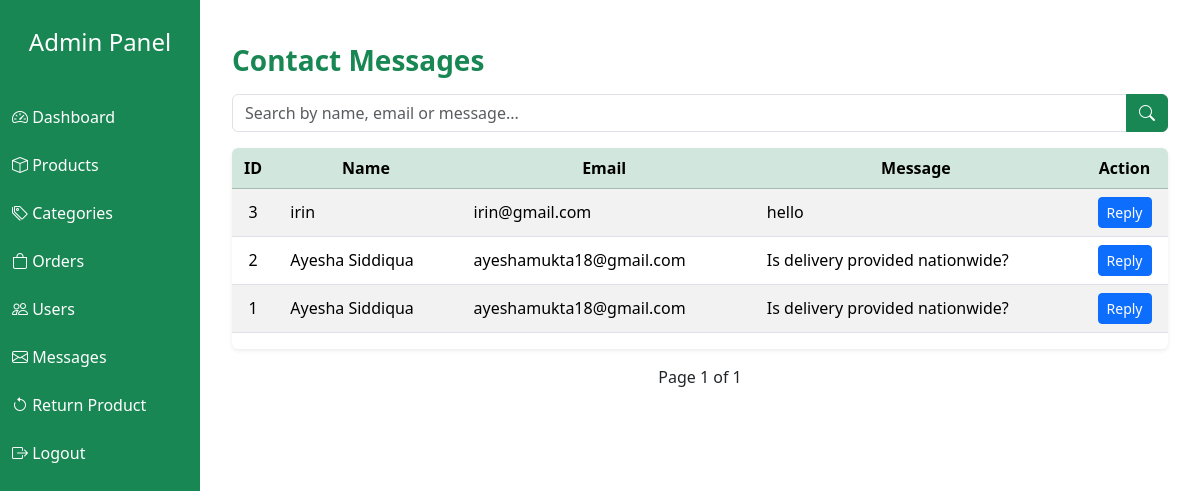
/admin/manage_messages.php, run on the app's committed database.
### tables this page shows
CREATE TABLE `contact_messages` (
  `id` int(11) NOT NULL,
  `name` varchar(255) NOT NULL,
  `email` varchar(255) NOT NULL,
  `message` text NOT NULL,
  `created_at` timestamp NOT NULL DEFAULT current_timestamp()
);

### admin/manage_messages.php (the view, shortened to what this page needs)
<?php
include '../db_connect.php';
include 'includes/header.php';
$limit = 10;
$page = isset($_GET['page']) ? max(1, (int)$_GET['page']) : 1;
$offset = ($page - 1) * $limit;
$search = isset($_GET['search']) ? mysqli_real_escape_string($conn, $_GET['search']) : '';
if($search != ''){
    $total_result = mysqli_query($conn, "SELECT COUNT(*) AS total FROM contact_messages
        WHERE name LIKE '%$search%' OR email LIKE '%$search%' OR message LIKE '%$search%'");
    $total_row = mysqli_fetch_assoc($total_result);
    $total_messages = $total_row['total'];
    $result = mysqli_query($conn, "SELECT * FROM contact_messages
        WHERE name LIKE '%$search%' OR email LIKE '%$search%' OR message LIKE '%$search%'
        ORDER BY id DESC LIMIT $offset, $limit");
} else {
    $total_result = mysqli_query($conn, "SELECT COUNT(*) AS total FROM contact_messages");
    $total_row = mysqli_fetch_assoc($total_result);
    $total_messages = $total_row['total'];
    $result = mysqli_query($conn, "SELECT * FROM contact_messages ORDER BY id DESC LIMIT $offset, $limit");
}
$total_pages = ceil($total_messages / $limit);
?>
<div class="container mt-4">
  <h3 class="text-success fw-bold mb-3">Contact Messages</h3>
  <div class="input-group mb-3">
    <input type="text" id="searchInput" name="search" value="<?= htmlspecialchars($search) ?>" class="form-control" placeholder="Search by name, email or message...">
    <button class="btn btn-success" id="searchBtn" type="button"><i class="bi bi-search"></i></button>
  </div>
  <div class="table-responsive shadow-sm rounded">
    <table class="table table-striped table-hover align-middle text-center">
      <thead class="table-success">
        <tr>
          <th>ID</th>
          <th>Name</th>
          <th>Email</th>
          <th>Message</th>
          <th>Action</th>
        </tr>
      </thead>
      <tbody>
        <?php
        if(mysqli_num_rows($result) > 0){
            while($row = mysqli_fetch_assoc($result)) {
                echo "<tr>
                        <td>{$row['id']}</td>
                        <td class='text-start ps-3'>{$row['name']}</td>
                        <td class='text-start ps-3'>{$row['email']}</td>
                        <td class='text-start ps-3'>{$row['message']}</td>
                        <td>
                          <button class='btn btn-primary btn-sm replyBtn'
                              data-id='{$row['id']}'
                              data-email='{$row['email']}'
                              data-message='{$row['message']}'>
                              Reply
                          </button>
                        </td>
                      </tr>";
            }
        } else {
            echo "<tr><td colspan='5' class='text-muted'>No messages found!</td></tr>";
        }
        ?>
      </tbody>
    </table>
  </div>
  <nav class="mt-3 text-center">
    <span>Page <?= $page ?> of <?= $total_pages ?></span>
  </nav>
</div>

### admin/includes/header.php (style rules this page uses)
body { min-height: 100vh; display: flex; flex-direction: column; }

### admin/manage_messages.php (style rules this page uses)
.table-responsive { border-radius: 12px; overflow: hidden; }

### data on the page
contact_messages: id "3", name "irin", email "irin@gmail.com", message "hello"
contact_messages: id "2", name "Ayesha Siddiqua", email "ayeshamukta18@gmail.com", message "Is delivery provided nationwide?"
contact_messages: id "1", name "Ayesha Siddiqua", email "ayeshamukta18@gmail.com", message "Is delivery provided nationwide?"

### other printed values
$page "1"
$total_pages "1"
